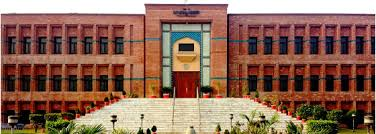
#> input picture General/Elements/fast.jpeg, 376 x 134 px, found by its file name
$ python question3.py
#> lines starting #> are read from the running program, lines starting #| are printed output that depends on the picture
import cv2
import numpy as np
import matplotlib.pyplot as plt

# ✅ Correct file path (choose one of the below styles)
image = cv2.imread(r"D:\7th\CV\Github\Computer-Vision\General\Elements\fast.jpeg", cv2.IMREAD_GRAYSCALE)
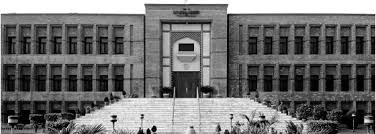
#> image: shape (134, 376); min 0, max 255, mean 113.1
# image = cv2.imread("D:\\7th\\CV\\Github\\Computer-Vision\\General\\Elements\\fast.jpeg", cv2.IMREAD_GRAYSCALE)
# image = cv2.imread("D:/7th/CV/Github/Computer-Vision/General/Elements/fast.jpeg", cv2.IMREAD_GRAYSCALE)

if image is None:
    raise FileNotFoundError("Image not found. Check the file path.")

# --- Add Gaussian Noise ---
def add_gaussian_noise(img, mean=0, var=20):
#> called with mean = 0, var = 20
    noise = np.random.normal(mean, var**0.5, img.shape)
    noisy = img + noise
    return np.clip(noisy, 0, 255).astype(np.uint8)

# --- Add Salt & Pepper Noise ---
def add_salt_pepper_noise(img, prob=0.02):
#> called with prob = 0.02
    noisy = img.copy()
    rnd = np.random.rand(*img.shape)
    noisy[rnd < prob/2] = 0       # pepper
    noisy[rnd > 1 - prob/2] = 255 # salt
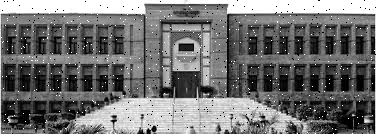
#> noisy: shape (134, 376); min 0, max 255, mean 113.5
    return noisy

# Noisy images
gaussian_noisy = add_gaussian_noise(image)
sp_noisy = add_salt_pepper_noise(image)

# --- Filtering ---
gaussian_filtered  = cv2.GaussianBlur(gaussian_noisy, (5,5), 1)
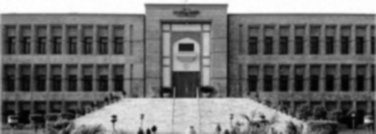
#> gaussian_filtered: shape (134, 376); min 1, max 255, mean 112.3
median_filtered    = cv2.medianBlur(sp_noisy, 5)
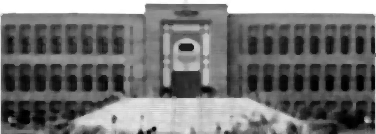
#> median_filtered: shape (134, 376); min 0, max 255, mean 114.8
bilateral_filtered = cv2.bilateralFilter(gaussian_noisy, 9, 75, 75)

# --- Visualization ---
titles = ["Original", "Gaussian Noise", "Salt & Pepper Noise",
          "Gaussian Filter", "Median Filter", "Bilateral Filter"]
images = [image, gaussian_noisy, sp_noisy,
          gaussian_filtered, median_filtered, bilateral_filtered]

plt.figure(figsize=(12,6))
for i in range(6):
    plt.subplot(2,3,i+1)
    plt.imshow(images[i], cmap='gray')
    plt.title(titles[i])
    plt.axis("off")
plt.tight_layout()
plt.show()
